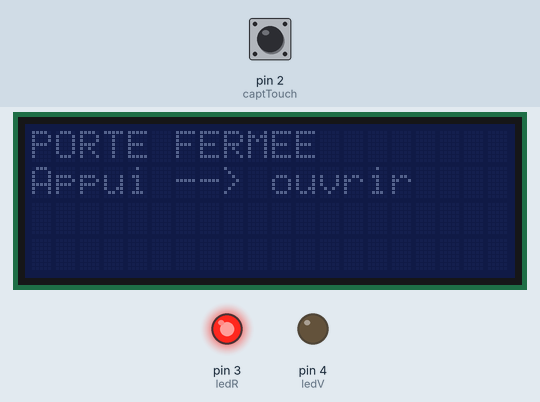
A sketch run on a simulated Arduino Uno, built with avr-gcc and run on an emulated ATmega328P. On the bench: 20×4 character LCD, output pins drawn as LEDs (lit = HIGH). Inputs (shaded band) come from the test bench; at power-on: pin 2 (captTouch) LOW.

Above: at 1.2 s.
1.3 s: pin 2 (captTouch) pulled HIGH for 0.15 s
At 2.2 s:
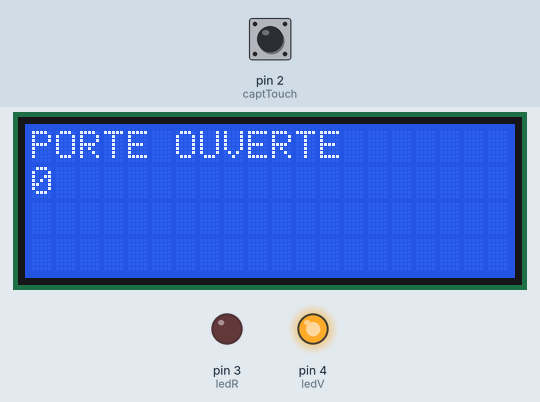
At 7.7 s:
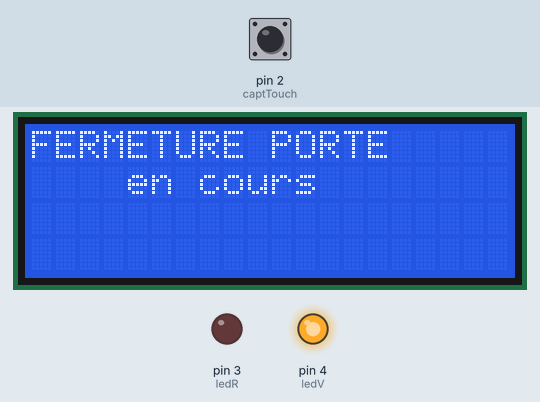
9.4 s: pin 2 (captTouch) pulled HIGH for 1 s
At 12.4 s:
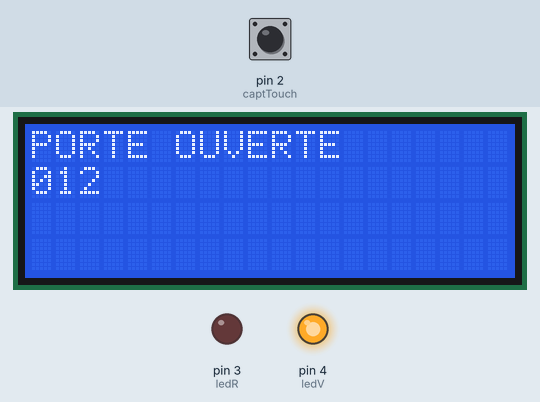
Timing chart, 0 to 19.4 s (numbered marks = the images above; inputs shaded):
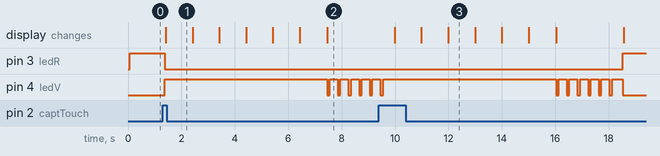

The sketch:

Affich_TTP223B.ino
```cpp
#include <LiquidCrystal_I2C.h>
#define captTouch 2                       // Pin pour le capteur capacitif "Touch"
#define ledR      3                       // Pin pour la LED Rouge
#define ledV      4                       // Pin pour la LED Verte

LiquidCrystal_I2C lcd(0x27, 20, 4);

void setup() {
  Serial.begin(9600);
  pinMode(ledV, OUTPUT);
  pinMode(ledR, OUTPUT);
  pinMode(captTouch, INPUT);
  lcd.init();
}

void loop() {

  //lcd.backlight();                      // Active le rétro-éclairage
  //lcd.noBacklight();                    // Désactive le rétro-éclairage
  int ctsValue = digitalRead(captTouch);

  if (ctsValue == HIGH){
    digitalWrite(ledV, HIGH);
    digitalWrite(ledR, LOW);
    //Serial.println("Capteur touché");
    lcd.setBacklight(1);                  // Active le rétro-éclairage
    lcd.setCursor(0,0);                   // Se positionne au caractère 0 de la première ligne 0
    lcd.print("PORTE OUVERTE   ");        // Afficher texte ligne 0
    lcd.setCursor(0,1);                   // Se positionne au caractère 0 de la première ligne 1
    lcd.print("                ");        // Afficher texte ligne 1
    for(int i=0;i<6;i++){
      lcd.setCursor(i,1);
      lcd.print(i);                       // Afficher texte ligne 1
      delay(1000);
    }
    lcd.setCursor(0,0);                   // Se positionne au caractère 0 de la première ligne 0
    lcd.print("FERMETURE PORTE ");        // Afficher texte ligne 0
    lcd.setCursor(0,1);                   // Se positionne au caractère 0 de la première ligne 1
    lcd.print("    en cours    ");        // Afficher texte ligne 1
    cligno();
  }
  else{
    digitalWrite(ledV,LOW);
    digitalWrite(ledR, HIGH);
    //Serial.println("Capteur non touché");
    lcd.setBacklight(0);
    lcd.setCursor(0,0);
    lcd.print("PORTE FERMEE    ");
    lcd.setCursor(0,1);
    lcd.print("Appui --> ouvrir");
  }
  delay(100);
}

void cligno(void){                        // Fonction de clignotement LED Verte
  for(int i=0;i<6;i++){
    digitalWrite(ledV, LOW);
    delay(100);
    digitalWrite(ledV, HIGH);
    delay(300);
  }
}
```

Measured:
- after the input at 1.3 s, pin 3 (ledR): HIGH → LOW after 0.08 s; pin 4 (ledV): LOW → HIGH after 0.08 s, then repeats every 0.40 s: LOW 0.10 s, HIGH 0.30 s; the display: changes after 0.12 s (image 1)
- after the input at 9.4 s, pin 3 (ledR): LOW → HIGH after 9.1 s instead of 0.56 s; the display: first changes after 0.59 s (image 3 shows a later state)
